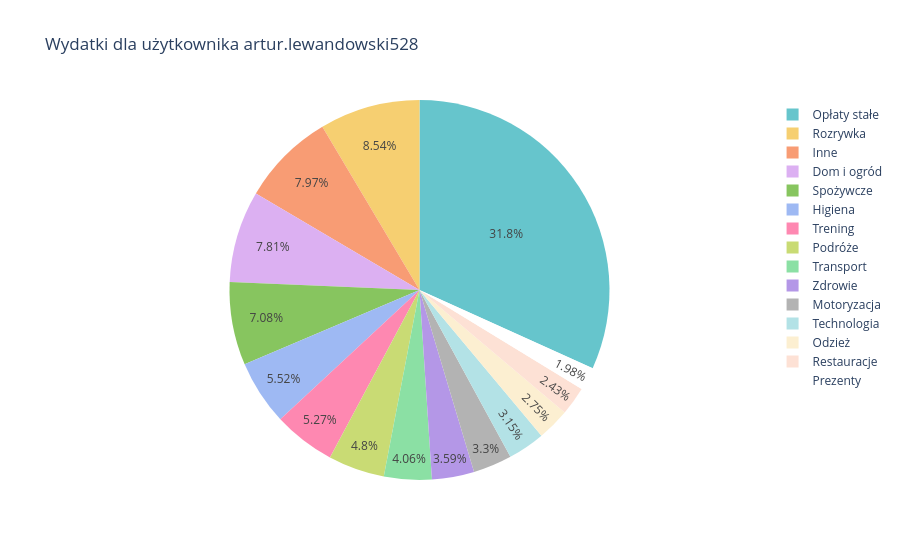
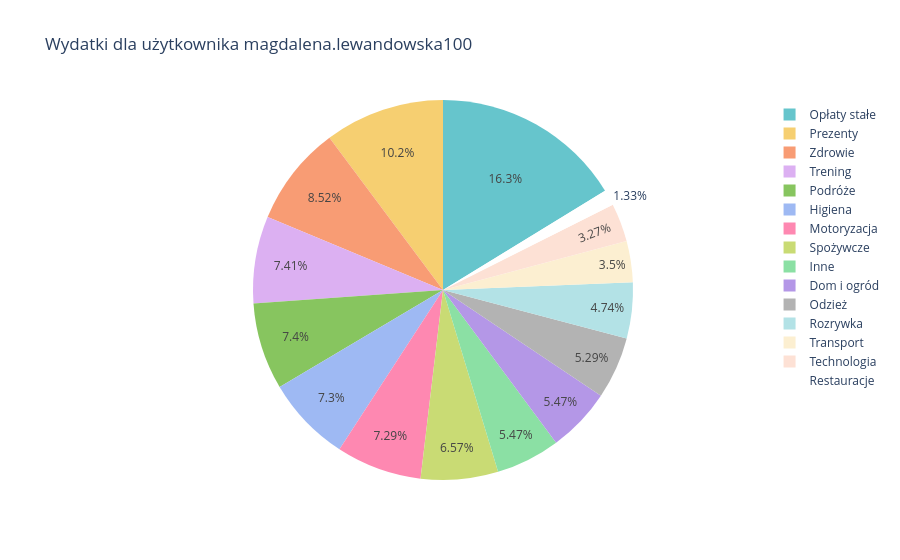
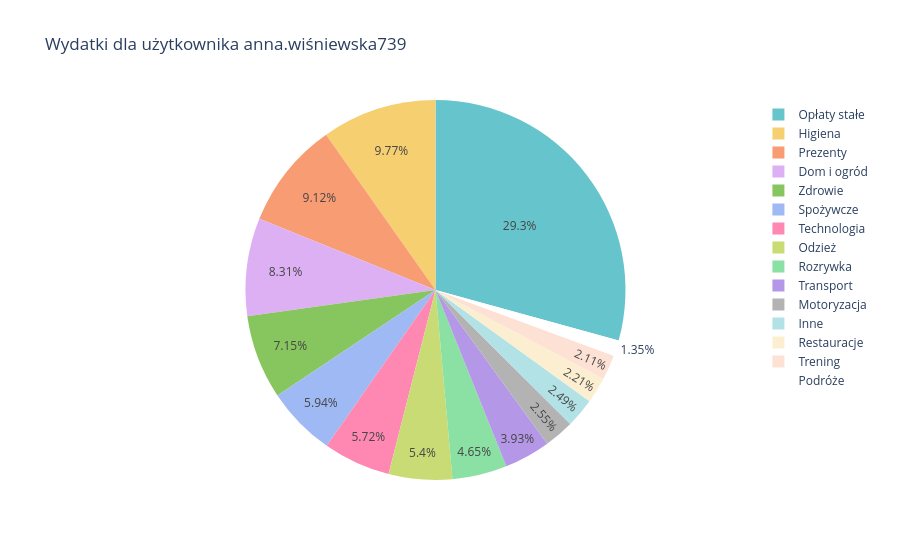
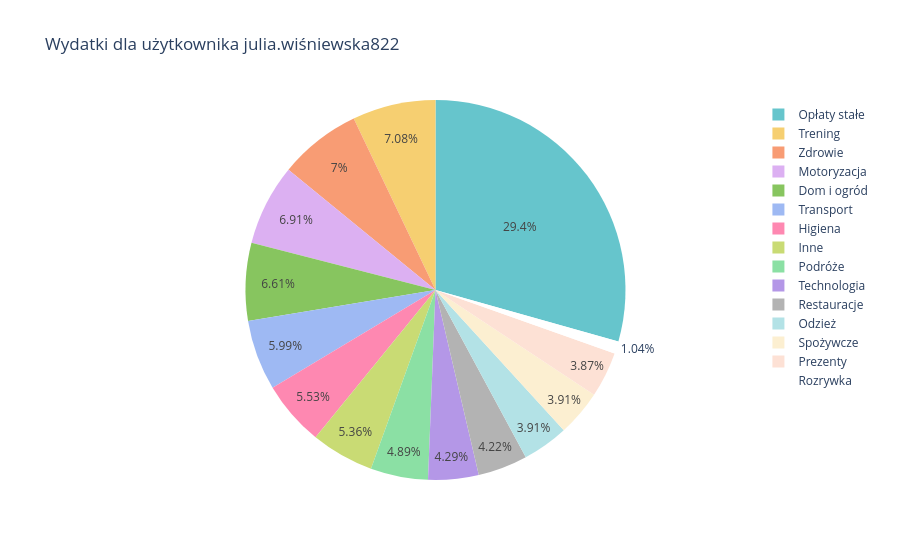

Source (notebook cell) for these figures, in order:
### Code cell
# WYKRESY WYDATKÓW Z MIESIĄCA GRUDZIEŃ DLA KAŻDEGO UŻYTKOWNIKA

import MySQLdb
import pandas as pd
import plotly.express as px

connection = MySQLdb.connect(
    host="localhost",
    user="root",
    password="db",
    database="nowa",
    charset="utf8mb4"
)

query = """
SELECT nazwa_uzytkownika, kategoria_wydatku, wartosc_wydatku
FROM widok_grudzien_wydatki
"""
wydatki = pd.read_sql_query(query, connection)

def plot_interactive_pie_chart(data, user_column, category_column, value_column, title_prefix):
    users = data[user_column].unique()
    for user in users:
        user_data = data[data[user_column] == user]
        
        fig = px.pie(
            user_data,
            names=category_column,
            values=value_column,
            title=f"{title_prefix} dla użytkownika {user}",
            color_discrete_sequence=px.colors.qualitative.Pastel  
        )
        
        fig.show()

print("Wydatki z widoku grudzień:")
plot_interactive_pie_chart(wydatki, 'nazwa_uzytkownika', 'kategoria_wydatku', 'wartosc_wydatku', "Wydatki")

### Figure 1 — Plotly figure (JSON) as saved in the notebook; plotly's stock layout.template omitted (floating-point values rounded to 4 significant figures)
{"data": [{"domain": {"x": [0, 1], "y": [0, 1]}, "hovertemplate": "kategoria_wydatku=%{label}<br>wartosc_wydatku=%{value}<extra></extra>", "labels": ["Transport", "Spożywcze", "Higiena", "Odzież", "Motoryzacja", "Opłaty stałe", "Podróże", "Prezenty", "Trening", "Zdrowie", "Technologia", "Dom i ogród", "Inne", "Restauracje", "Rozrywka"], "legendgroup": "", "name": "", "showlegend": true, "type": "pie", "values": [404, 705, 550, 274, 329, 3163, 478, 197, 525, 358, 314, 778, 794, 242, 851]}], "layout": {"legend": {"tracegroupgap": 0}, "piecolorway": ["rgb(102, 197, 204)", "rgb(246, 207, 113)", "rgb(248, 156, 116)", "rgb(220, 176, 242)", "rgb(135, 197, 95)", "rgb(158, 185, 243)", "rgb(254, 136, 177)", "rgb(201, 219, 116)", "rgb(139, 224, 164)", "rgb(180, 151, 231)", "rgb(179, 179, 179)"], "title": {"text": "Wydatki dla użytkownika artur.lewandowski528"}}}

### Figure 2 — Plotly figure (JSON) as saved in the notebook; plotly's stock layout.template omitted (floating-point values rounded to 4 significant figures)
{"data": [{"domain": {"x": [0, 1], "y": [0, 1]}, "hovertemplate": "kategoria_wydatku=%{label}<br>wartosc_wydatku=%{value}<extra></extra>", "labels": ["Trening", "Transport", "Spożywcze", "Podróże", "Zdrowie", "Restauracje", "Motoryzacja", "Inne", "Odzież", "Rozrywka", "Higiena", "Prezenty", "Technologia", "Opłaty stałe", "Dom i ogród"], "legendgroup": "", "name": "", "showlegend": true, "type": "pie", "values": [652, 308, 578, 651, 750, 117, 641, 481, 465, 417, 642, 897, 288, 1430, 481]}], "layout": {"legend": {"tracegroupgap": 0}, "piecolorway": ["rgb(102, 197, 204)", "rgb(246, 207, 113)", "rgb(248, 156, 116)", "rgb(220, 176, 242)", "rgb(135, 197, 95)", "rgb(158, 185, 243)", "rgb(254, 136, 177)", "rgb(201, 219, 116)", "rgb(139, 224, 164)", "rgb(180, 151, 231)", "rgb(179, 179, 179)"], "title": {"text": "Wydatki dla użytkownika magdalena.lewandowska100"}}}

### Figure 3 — Plotly figure (JSON) as saved in the notebook; plotly's stock layout.template omitted (floating-point values rounded to 4 significant figures)
{"data": [{"domain": {"x": [0, 1], "y": [0, 1]}, "hovertemplate": "kategoria_wydatku=%{label}<br>wartosc_wydatku=%{value}<extra></extra>", "labels": ["Technologia", "Rozrywka", "Transport", "Zdrowie", "Restauracje", "Dom i ogród", "Inne", "Higiena", "Odzież", "Opłaty stałe", "Spożywcze", "Podróże", "Motoryzacja", "Trening", "Prezenty"], "legendgroup": "", "name": "", "showlegend": true, "type": "pie", "values": [523, 425, 359, 654, 202, 760, 228, 893, 494, 2677, 543, 123, 233, 193, 834]}], "layout": {"legend": {"tracegroupgap": 0}, "piecolorway": ["rgb(102, 197, 204)", "rgb(246, 207, 113)", "rgb(248, 156, 116)", "rgb(220, 176, 242)", "rgb(135, 197, 95)", "rgb(158, 185, 243)", "rgb(254, 136, 177)", "rgb(201, 219, 116)", "rgb(139, 224, 164)", "rgb(180, 151, 231)", "rgb(179, 179, 179)"], "title": {"text": "Wydatki dla użytkownika anna.wiśniewska739"}}}

### Figure 4 — Plotly figure (JSON) as saved in the notebook; plotly's stock layout.template omitted (floating-point values rounded to 4 significant figures)
{"data": [{"domain": {"x": [0, 1], "y": [0, 1]}, "hovertemplate": "kategoria_wydatku=%{label}<br>wartosc_wydatku=%{value}<extra></extra>", "labels": ["Technologia", "Odzież", "Motoryzacja", "Podróże", "Dom i ogród", "Inne", "Rozrywka", "Prezenty", "Opłaty stałe", "Trening", "Spożywcze", "Transport", "Zdrowie", "Restauracje", "Higiena"], "legendgroup": "", "name": "", "showlegend": true, "type": "pie", "values": [529, 483, 853, 603, 816, 661, 128, 478, 3625, 874, 483, 739, 864, 521, 682]}], "layout": {"legend": {"tracegroupgap": 0}, "piecolorway": ["rgb(102, 197, 204)", "rgb(246, 207, 113)", "rgb(248, 156, 116)", "rgb(220, 176, 242)", "rgb(135, 197, 95)", "rgb(158, 185, 243)", "rgb(254, 136, 177)", "rgb(201, 219, 116)", "rgb(139, 224, 164)", "rgb(180, 151, 231)", "rgb(179, 179, 179)"], "title": {"text": "Wydatki dla użytkownika julia.wiśniewska822"}}}
